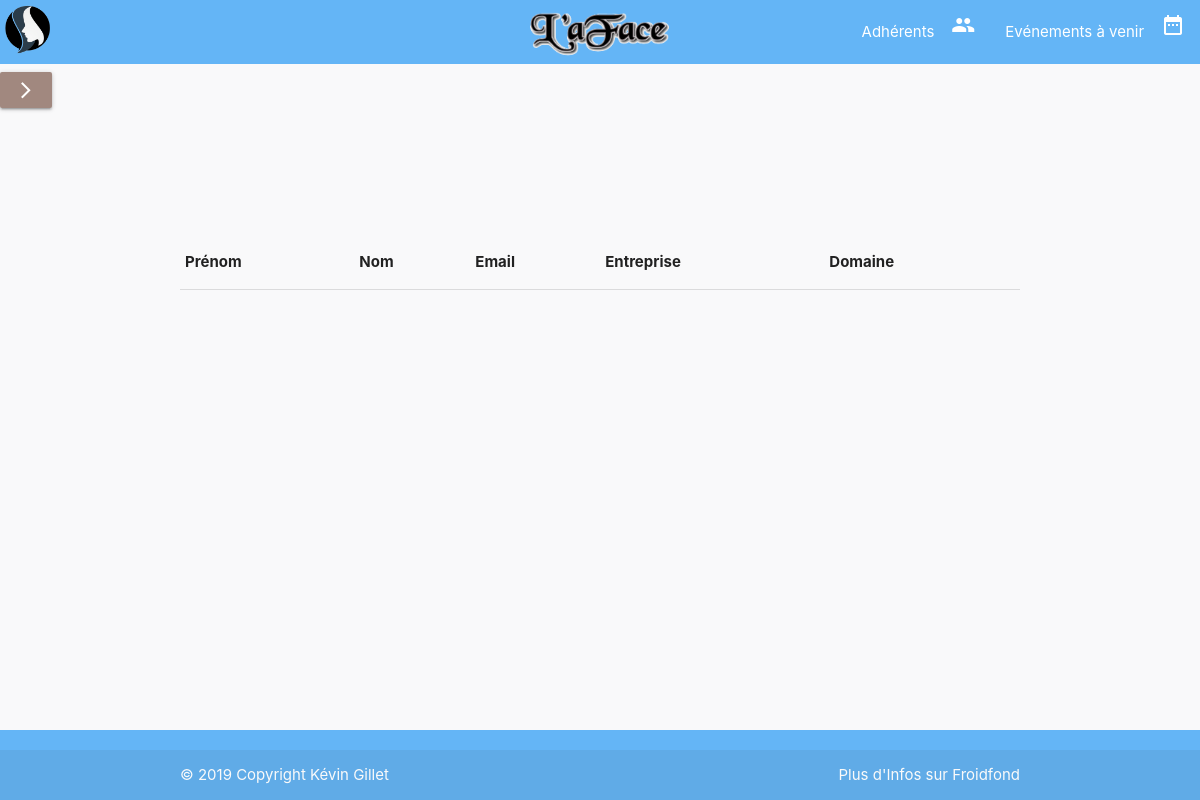
Before: /user/page/members_view.php with the older database file.
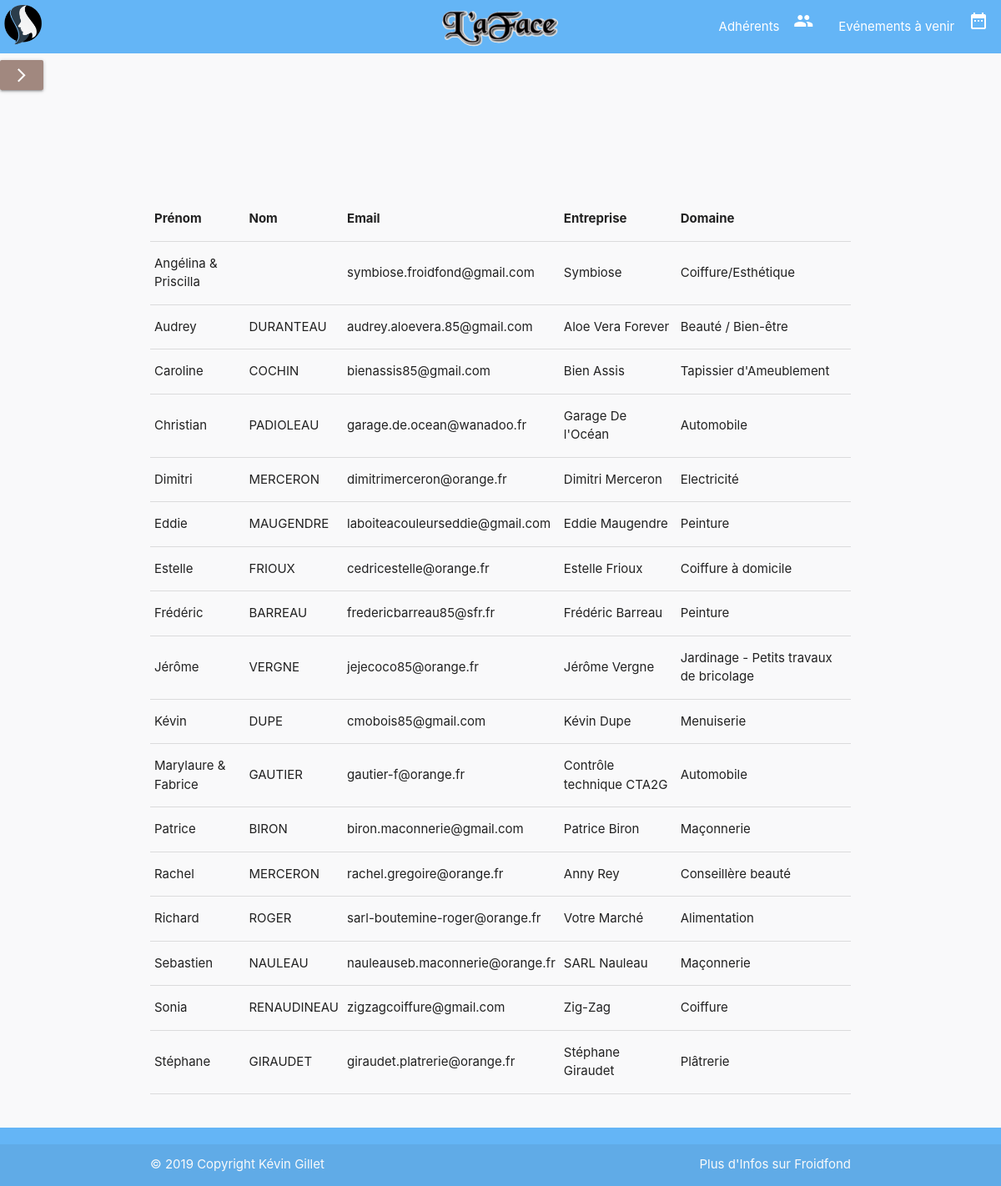
After: the same page with the newer database file.
### tables this page shows
CREATE TABLE IF NOT EXISTS `coordonnees` (
  `idCoordonnees` int(11) NOT NULL AUTO_INCREMENT,
  `email` varchar(100) DEFAULT NULL,
  `tel` varchar(14) DEFAULT NULL,
  `addresse` varchar(200) DEFAULT NULL,
  `urlSiteRedirectionCarte` varchar(300) DEFAULT NULL,
  `entreprise_idEntreprise` int(11) DEFAULT NULL,
  `adherent_idAdherent` int(11) DEFAULT NULL,
  PRIMARY KEY (`idCoordonnees`),
  KEY `fk_coordonnees_entreprise1_idx` (`entreprise_idEntreprise`),
  KEY `fk_coordonnees_adherent1_idx` (`adherent_idAdherent`)
);

CREATE TABLE IF NOT EXISTS `adherent` (
  `idAdherent` int(11) NOT NULL AUTO_INCREMENT,
  `nomAdherent` varchar(60) NOT NULL,
  `prenomAdherent` varchar(60) NOT NULL,
  `photo_idPhoto` int(11) NOT NULL,
  PRIMARY KEY (`idAdherent`,`photo_idPhoto`),
  KEY `fk_adherent_photo_idx` (`photo_idPhoto`)
);

CREATE TABLE IF NOT EXISTS `entreprise` (
  `idEntreprise` int(11) NOT NULL AUTO_INCREMENT,
  `nomEntreprise` varchar(100) DEFAULT NULL,
  `domaineEntreprise` varchar(100) DEFAULT NULL,
  `descriptionEntreprise` tinytext NOT NULL,
  `nomLogoEntreprise` varchar(200) DEFAULT NULL,
  PRIMARY KEY (`idEntreprise`)
);

### user/page/members_view.php (the view)
<?php include '../../modal/header.php'; ?>
<?php require_once '../../config/config.php';
$db = new PDO("mysql:host=" . Config::DB_SERVER . ";dbname=" . Config::DB_NAME
, Config::DB_USERNAME, Config::DB_PASSWORD, array(PDO::MYSQL_ATTR_INIT_COMMAND => "SET NAMES 'utf8'"));
$sql_query = "SELECT e.nomEntreprise, e.domaineEntreprise, c.email, a.nomAdherent, a.prenomAdherent
FROM entreprise e JOIN adherent a on a.photo_idPhoto=e.idEntreprise JOIN coordonnees c on c.entreprise_idEntreprise=e.idEntreprise ORDER BY a.prenomAdherent ASC";
$result = $db->prepare($sql_query);
$result->execute();
$members = $result->fetchAll();
?>
      <main>
        <?php include '../../modal/sidenav.php'; ?>
        <table class="highlight table-gestion member-table responsive-table">
          <thead>
            <tr>
              <th>Prénom</th>
              <th>Nom</th>
              <th>Email</th>
              <th>Entreprise</th>
              <th>Domaine</th>
            </tr>
          </thead>
          <tbody>
            <?php foreach ($members as $line){ ?>
            <tr>
              <td><?php echo $line["prenomAdherent"] ?></td>
              <td><?php echo $line["nomAdherent"] ?></td>
              <td><?php echo $line["email"] ?></td>
              <td><?php echo $line["nomEntreprise"] ?></td>
              <td><?php echo $line["domaineEntreprise"] ?></td>
            </tr>
            <?php } ?>
          </tbody>
        </table>
      </main>
<?php include '../../modal/footer.php'; ?>

Changed rows visible on the page:
added coordonnees: adherent.prenomAdherent "Angélina & Priscilla", email "symbiose.froidfond@gmail.com", entreprise_idEntreprise.nomEntreprise "Symbiose", entreprise_idEntreprise.domaineEntreprise "Coiffure/Esthétique"
added coordonnees: adherent.prenomAdherent "Audrey", adherent.nomAdherent "DURANTEAU", email "audrey.aloevera.85@gmail.com", entreprise_idEntreprise.nomEntreprise "Aloe Vera Forever", entreprise_idEntreprise.domaineEntreprise "Beauté / Bien-être"
added coordonnees: adherent.prenomAdherent "Caroline", adherent.nomAdherent "COCHIN", email "bienassis85@gmail.com", entreprise_idEntreprise.nomEntreprise "Bien Assis", entreprise_idEntreprise.domaineEntreprise "Tapissier d'Ameublement"
added coordonnees: adherent.prenomAdherent "Christian", adherent.nomAdherent "PADIOLEAU", email "garage.de.ocean@wanadoo.fr", entreprise_idEntreprise.nomEntreprise "Garage De l'Océan", entreprise_idEntreprise.domaineEntreprise "Automobile"
added coordonnees: adherent.prenomAdherent "Dimitri", adherent.nomAdherent "MERCERON", email "dimitrimerceron@orange.fr", entreprise_idEntreprise.nomEntreprise "Dimitri Merceron", entreprise_idEntreprise.domaineEntreprise "Electricité"
added coordonnees: adherent.prenomAdherent "Eddie", adherent.nomAdherent "MAUGENDRE", email "laboiteacouleurseddie@gmail.com", entreprise_idEntreprise.nomEntreprise "Eddie Maugendre", entreprise_idEntreprise.domaineEntreprise "Peinture"
added coordonnees: adherent.prenomAdherent "Estelle", adherent.nomAdherent "FRIOUX", email "cedricestelle@orange.fr", entreprise_idEntreprise.nomEntreprise "Estelle Frioux", entreprise_idEntreprise.domaineEntreprise "Coiffure à domicile"
added coordonnees: adherent.prenomAdherent "Frédéric", adherent.nomAdherent "BARREAU", email "fredericbarreau85@sfr.fr", entreprise_idEntreprise.nomEntreprise "Frédéric Barreau", entreprise_idEntreprise.domaineEntreprise "Peinture"
added coordonnees: adherent.prenomAdherent "Jérôme", adherent.nomAdherent "VERGNE", email "jejecoco85@orange.fr", entreprise_idEntreprise.nomEntreprise "Jérôme Vergne", entreprise_idEntreprise.domaineEntreprise "Jardinage - Petits travaux de bricolage"
added coordonnees: adherent.prenomAdherent "Kévin", adherent.nomAdherent "DUPE", email "cmobois85@gmail.com", entreprise_idEntreprise.nomEntreprise "Kévin Dupe", entreprise_idEntreprise.domaineEntreprise "Menuiserie"
added coordonnees: adherent.prenomAdherent "Marylaure & Fabrice", adherent.nomAdherent "GAUTIER", email "gautier-f@orange.fr", entreprise_idEntreprise.nomEntreprise "Contrôle technique CTA2G", entreprise_idEntreprise.domaineEntreprise "Automobile"
added coordonnees: adherent.prenomAdherent "Patrice", adherent.nomAdherent "BIRON", email "biron.maconnerie@gmail.com", entreprise_idEntreprise.nomEntreprise "Patrice Biron", entreprise_idEntreprise.domaineEntreprise "Maçonnerie"
added coordonnees: adherent.prenomAdherent "Rachel", adherent.nomAdherent "MERCERON", email "rachel.gregoire@orange.fr", entreprise_idEntreprise.nomEntreprise "Anny Rey", entreprise_idEntreprise.domaineEntreprise "Conseillère beauté"
added coordonnees: adherent.prenomAdherent "Richard", adherent.nomAdherent "ROGER", email "sarl-boutemine-roger@orange.fr", entreprise_idEntreprise.nomEntreprise "Votre Marché", entreprise_idEntreprise.domaineEntreprise "Alimentation"
added coordonnees: adherent.prenomAdherent "Sebastien", adherent.nomAdherent "NAULEAU", email "nauleauseb.maconnerie@orange.fr", entreprise_idEntreprise.nomEntreprise "SARL Nauleau", entreprise_idEntreprise.domaineEntreprise "Maçonnerie"
added coordonnees: adherent.prenomAdherent "Sonia", adherent.nomAdherent "RENAUDINEAU", email "zigzagcoiffure@gmail.com", entreprise_idEntreprise.nomEntreprise "Zig-Zag", entreprise_idEntreprise.domaineEntreprise "Coiffure"
added coordonnees: adherent.prenomAdherent "Stéphane", adherent.nomAdherent "GIRAUDET", email "giraudet.platrerie@orange.fr", entreprise_idEntreprise.nomEntreprise "Stéphane Giraudet", entreprise_idEntreprise.domaineEntreprise "Plâtrerie"
